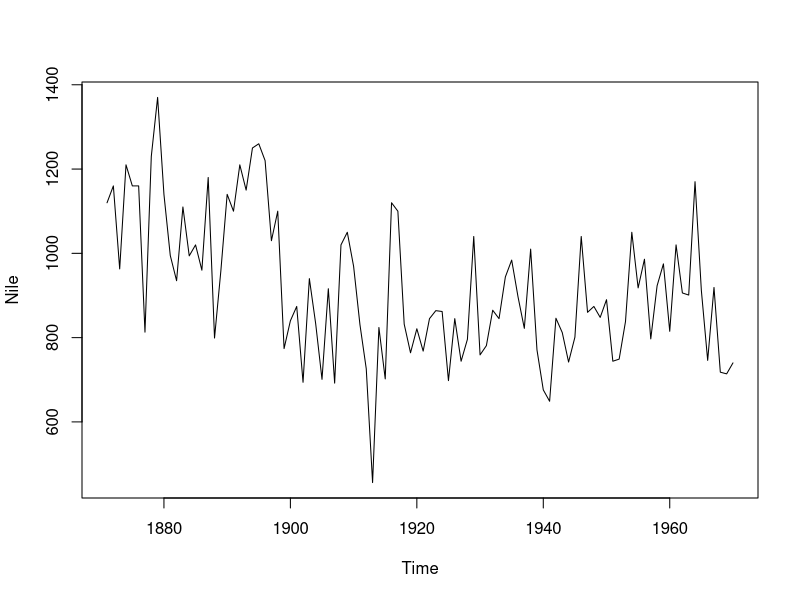
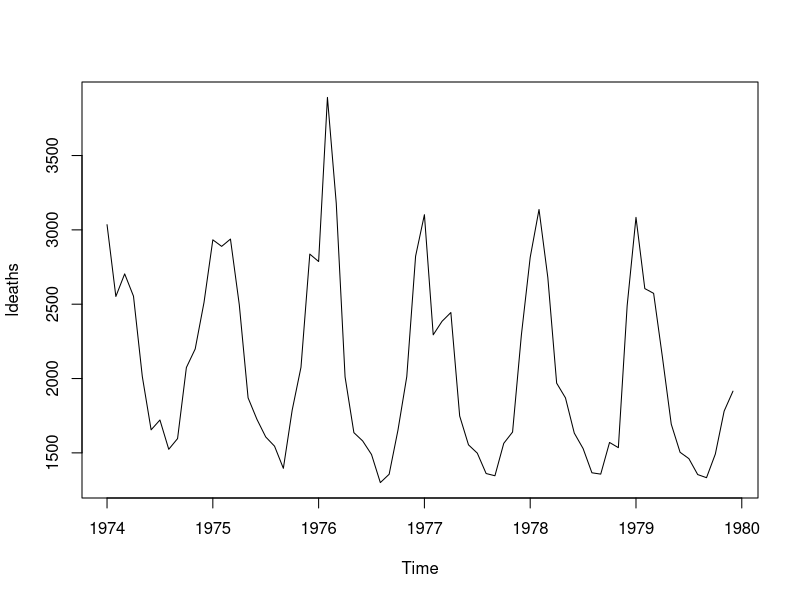
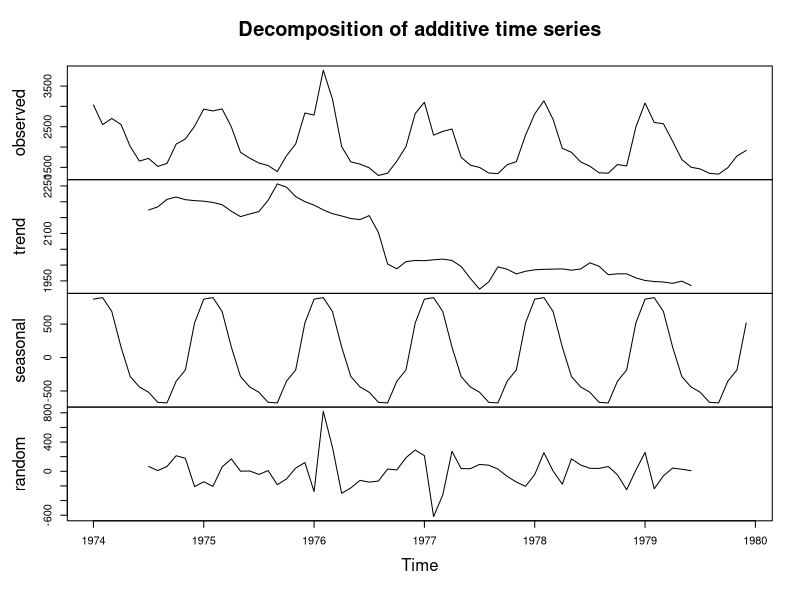
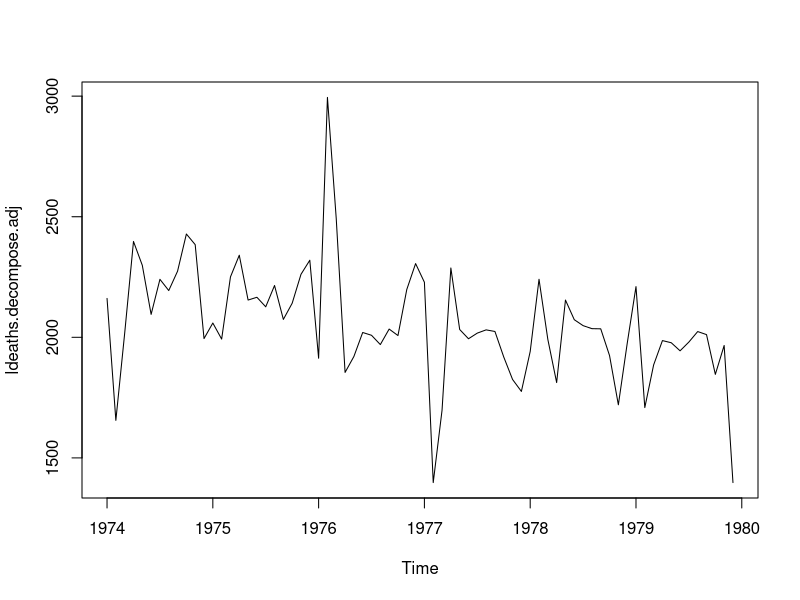
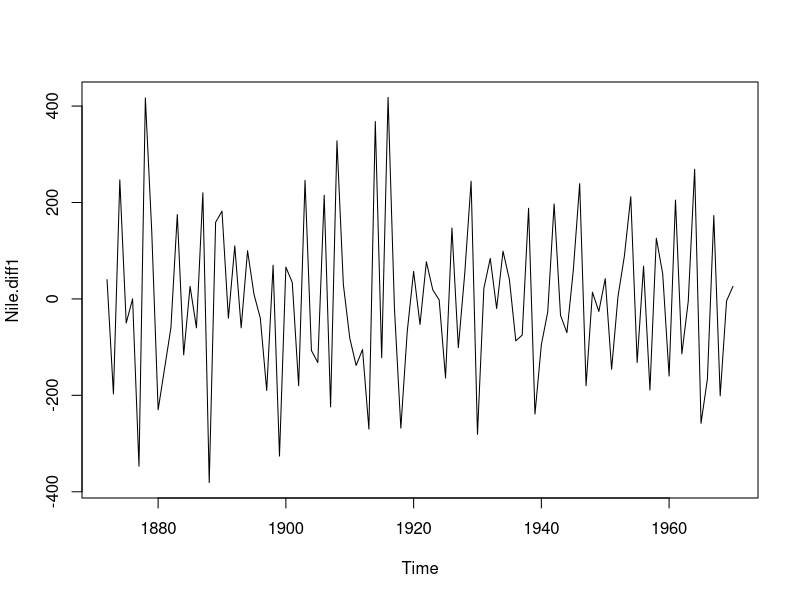
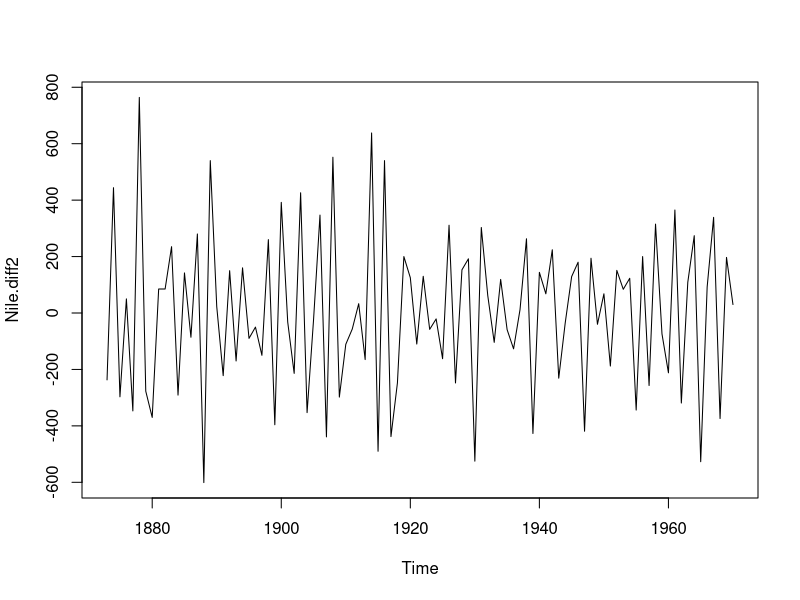
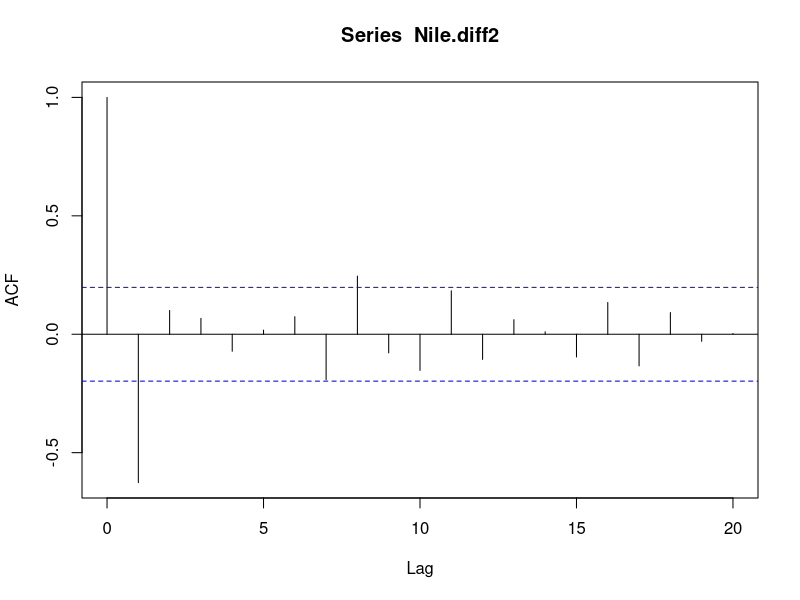
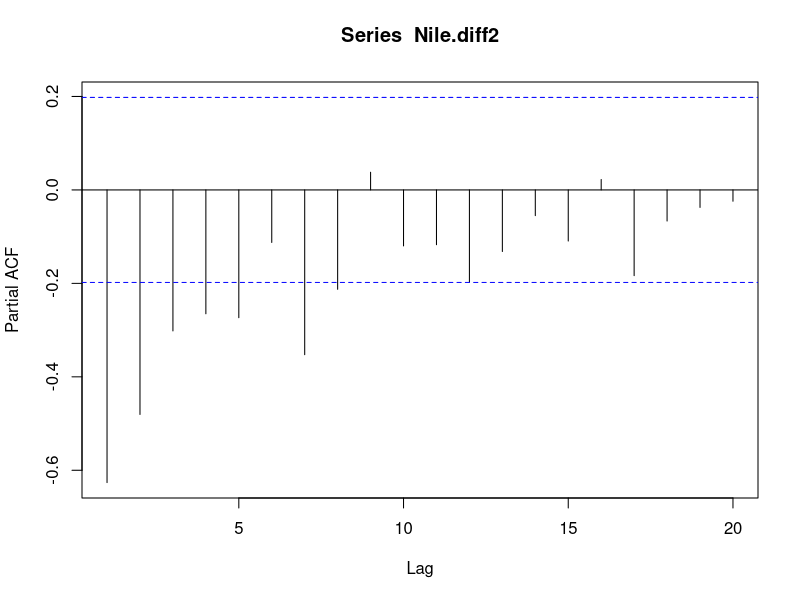

Generate these figures, in order, with R:
# 시계열 예측
# 시계열의 정상성

# 1. 평균이 일정하다
# 2. 분산이 시점에 의존하지 않는다
# 3. 공분산은 단지 시차에만 의존하고 시점 자체에는 의존하지 않는다.

# 백색잡음 (At) : 독립이고 같은 분포를 따르며 평균이 0이고 분산이 시그마^2 인 확률변수 (대표적 정상 시계열)

# ARIMA 분석
# 1. 자귀회귀모형(AR) : 현 시점 자료가 P시점 전의 유한개의 과거자료로 설명
# 2. 이동평균모형(MA) : 현 시점 자료는 유한개의 백색잡음의 선형 결합
# 3. 자기회귀누적이동평균모형(ARIMA) : ARIMA(p,d,q) 
#    p = AR, d = I , q = MA
#    d = 정상화했을때 차분의 수
#    p = 0 => IMA(d,q)
#    d = 0 => ARMA(p,q)
#    p = 0 => ARI(p,d)

# 분해시계열
# 1. 추세요인
# 2. 계절요인
# 3. 순환요인
# 4. 불규칙요인

Nile # 아스완 댐 나일강 연간 유입량 시계열 데이터

ldeaths # 1974 ~ 1979 영국내 월별 폐질환 사망자

mdeaths # 1974 ~ 1979 영국내 월별 폐질환 남자 사망자

fdeaths # 1974 ~ 1979 영국내 월별 폐질환 여자 사망자

plot(Nile) # 평균이 고르지 못해 비정상성

plot(ldeaths) # 년도별 계절성 존재

# 분해 시계열
ldeaths.decompose <- decompose(ldeaths)
ldeaths.decompose$seasonal 

plot(ldeaths.decompose)

# 원자료에서 시계열 자료를 삭제
ldeaths.decompose.adj <- ldeaths - ldeaths.decompose$seasonal 
plot(ldeaths.decompose.adj)


# ARIMA 모형
# A.차분
# A-1. 1번 차분
Nile.diff1 <- diff(Nile, differences = 1)
plot(Nile.diff1)

# A-2. 2번 차분
Nile.diff2 <- diff(Nile, differences = 2)
plot(Nile.diff2)

# B.ARIMA 모델 적합 및 결정

# B-1. 자기상관함수
acf(Nile.diff2, lag.max=20)
acf(Nile.diff2, lag.max=20, plot = FALSE)

# B-2. 부분 자기상관함수
pacf(Nile.diff2, lag.max=20)
pacf(Nile.diff2, lag.max=20, plot = FALSE)

# ARIMA 모형 선택은 어려워... 그래서... forecast 패키지에 auto.arima로 모형결정
# install.packages("forecast")
library(forecast)

auto.arima(Nile) # auto.arima로 적절한 모형은 ARIMA(1,1,1) 으로 결정

Nile.arima <- arima(Nile, order=c(1,1,1))
Nile.arima

# 향후 10년 예측
Nile.forecasts <- forecast( Nile.arima, h=10 )
Nile.forecasts

plot(Nile.forecasts)

















